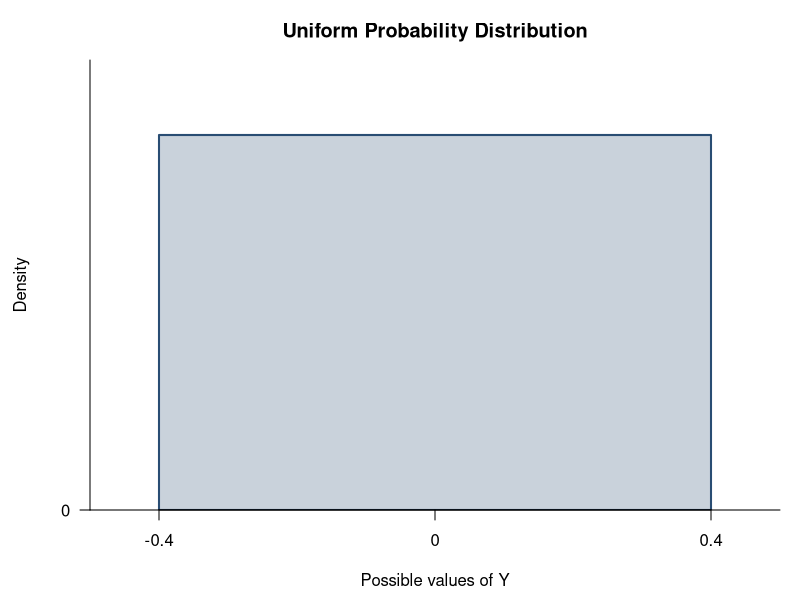
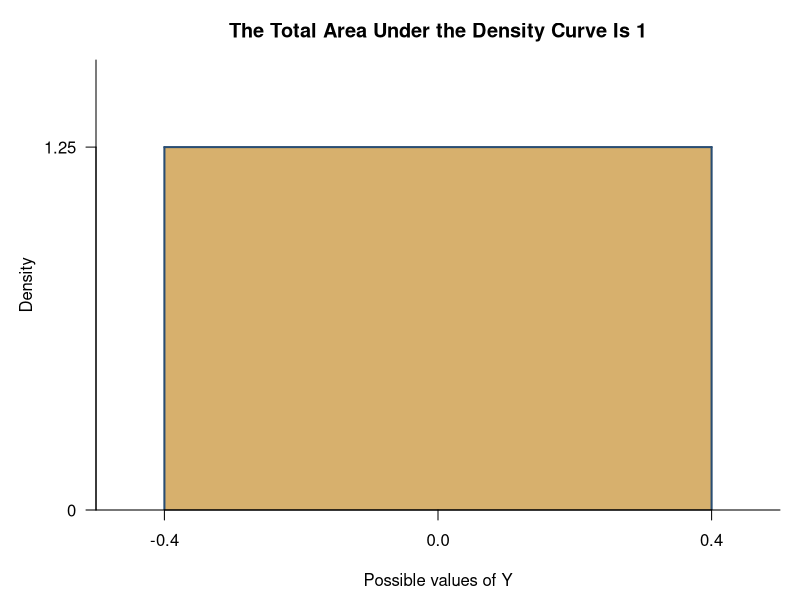
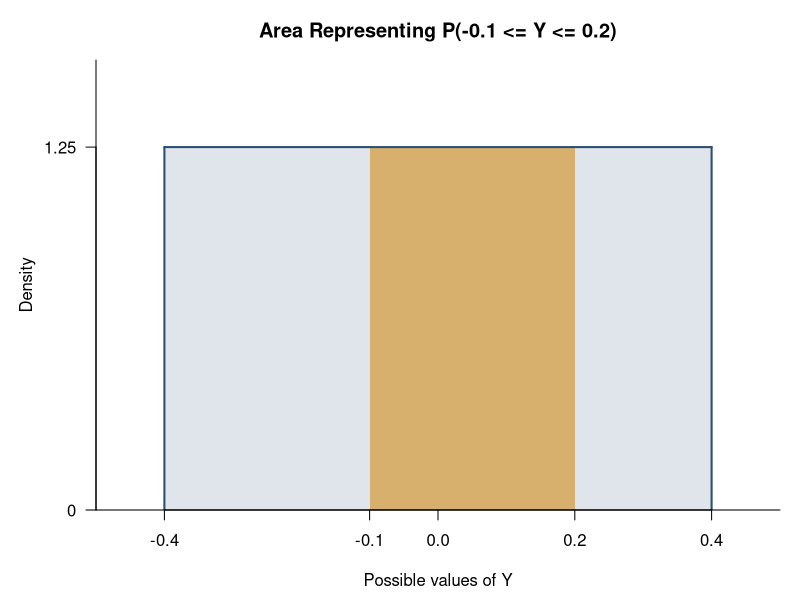
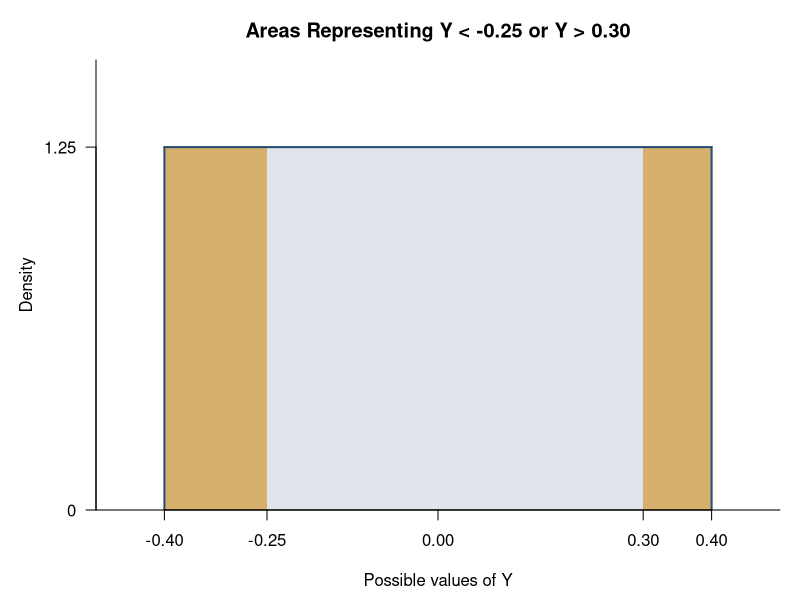
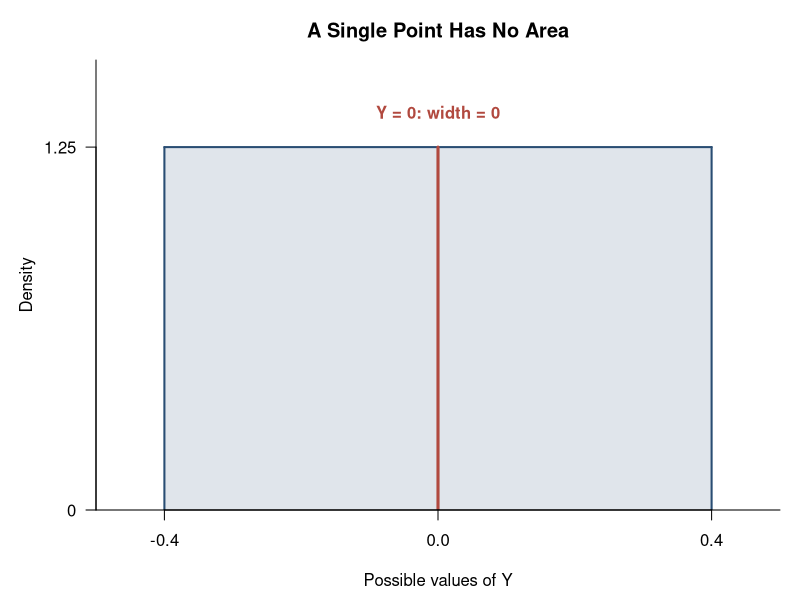
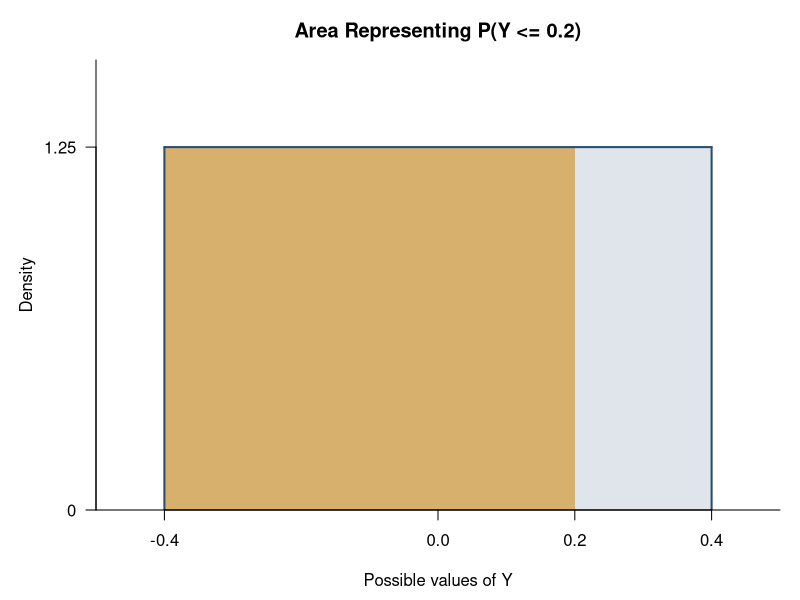

Recreate these plots in R, in order.
## ---- chunk 1
lower_bound <- -0.4
upper_bound <- 0.4
density_height <- 1 / (upper_bound - lower_bound)

old_par <- par(
  mar = c(4.5, 4.5, 3, 1),
  las = 1,
  bty = "l",
  xaxs = "i",
  yaxs = "i"
)

plot(
  NA,
  xlim = c(-0.5, 0.5),
  ylim = c(0, 1.5),
  axes = FALSE,
  xlab = "Possible values of Y",
  ylab = "Density",
  main = "Uniform Probability Distribution"
)

polygon(
  x = c(lower_bound, lower_bound, upper_bound, upper_bound),
  y = c(0, density_height, density_height, 0),
  col = adjustcolor("#294D73", alpha.f = 0.25),
  border = "#294D73",
  lwd = 2
)

axis(
  side = 1,
  at = c(-0.4, 0, 0.4),
  labels = c("-0.4", "0", "0.4")
)

axis(
  side = 2,
  at = 0,
  labels = "0"
)

box(bty = "l")
par(old_par)
## ---- chunk 2
lower_bound <- -0.4
upper_bound <- 0.4
density_height <- 1.25

draw_uniform_area <- function(
  intervals = list(),
  title_text,
  tick_values = c(-0.4, 0, 0.4),
  point = NULL,
  point_label = NULL
) {
  old_par <- par(
    mar = c(4.5, 4.8, 3, 1),
    las = 1,
    bty = "l",
    xaxs = "i",
    yaxs = "i"
  )

  plot(
    NA,
    xlim = c(-0.5, 0.5),
    ylim = c(0, 1.55),
    axes = FALSE,
    xlab = "Possible values of Y",
    ylab = "Density",
    main = title_text
  )

  # Draw the full uniform distribution.
  polygon(
    x = c(lower_bound, lower_bound, upper_bound, upper_bound),
    y = c(0, density_height, density_height, 0),
    col = adjustcolor("#294D73", alpha.f = 0.14),
    border = NA
  )

  # Shade the interval or intervals representing the probability.
  for (region in intervals) {
    rect(
      xleft = region[1],
      ybottom = 0,
      xright = region[2],
      ytop = density_height,
      col = adjustcolor("#D39A38", alpha.f = 0.70),
      border = NA
    )
  }

  # Redraw the boundary of the density curve.
  segments(
    x0 = lower_bound,
    y0 = 0,
    x1 = lower_bound,
    y1 = density_height,
    col = "#294D73",
    lwd = 2
  )

  segments(
    x0 = lower_bound,
    y0 = density_height,
    x1 = upper_bound,
    y1 = density_height,
    col = "#294D73",
    lwd = 2
  )

  segments(
    x0 = upper_bound,
    y0 = density_height,
    x1 = upper_bound,
    y1 = 0,
    col = "#294D73",
    lwd = 2
  )

  # Show a single point when needed.
  if (!is.null(point)) {
    segments(
      x0 = point,
      y0 = 0,
      x1 = point,
      y1 = density_height,
      col = "#B1493F",
      lwd = 3
    )

    text(
      x = point,
      y = density_height + 0.12,
      labels = point_label,
      col = "#B1493F",
      font = 2
    )
  }

  axis(
    side = 1,
    at = tick_values,
    labels = format(tick_values, trim = TRUE, scientific = FALSE)
  )

  axis(
    side = 2,
    at = c(0, density_height),
    labels = c("0", "1.25")
  )

  box(bty = "l")
  par(old_par)
}
## ---- chunk 3
draw_uniform_area(
  intervals = list(c(-0.4, 0.4)),
  title_text = "The Total Area Under the Density Curve Is 1",
  tick_values = c(-0.4, 0, 0.4)
)
## ---- chunk 4
draw_uniform_area(
  intervals = list(c(-0.1, 0.2)),
  title_text = "Area Representing P(-0.1 <= Y <= 0.2)",
  tick_values = c(-0.4, -0.1, 0, 0.2, 0.4)
)
## ---- chunk 5
draw_uniform_area(
  intervals = list(
    c(-0.4, -0.25),
    c(0.30, 0.4)
  ),
  title_text = "Areas Representing Y < -0.25 or Y > 0.30",
  tick_values = c(-0.4, -0.25, 0, 0.30, 0.4)
)
## ---- chunk 6
draw_uniform_area(
  intervals = list(),
  title_text = "A Single Point Has No Area",
  tick_values = c(-0.4, 0, 0.4),
  point = 0,
  point_label = "Y = 0: width = 0"
)
## ---- chunk 7
draw_uniform_area(
  intervals = list(c(-0.4, 0.2)),
  title_text = "Area Representing P(Y <= 0.2)",
  tick_values = c(-0.4, 0, 0.2, 0.4)
)
